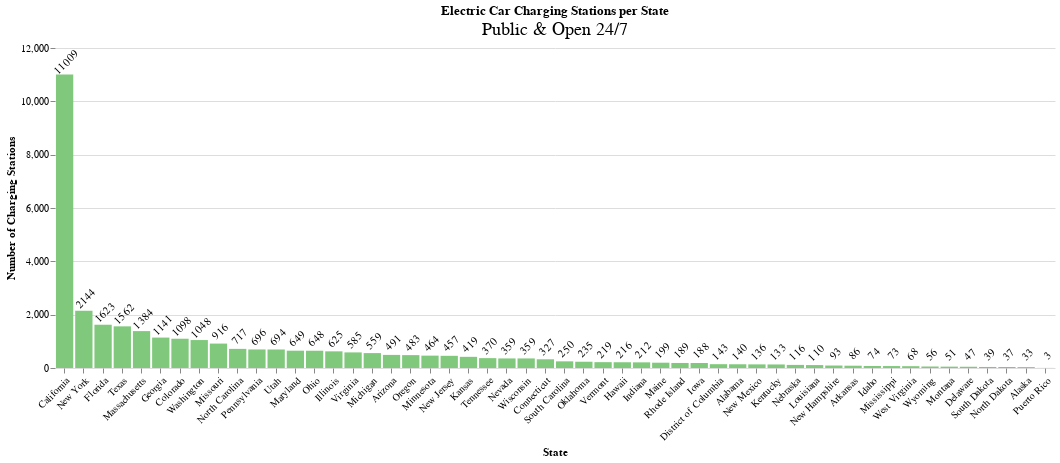

Notebook cell for this chart:
### Markdown cell above
Altair is the library that will be used to create bar charts.

### Code cell
import altair as alt

alt.themes.enable('fivethirtyeight')

bars = alt.Chart(chargers_per_state).mark_bar(color='#80c97c').encode(
    x=alt.Y("State:N", sort='-y', title='State',
           axis=alt.Axis(labelAngle=-45, domain=False, labelColor='black')),
    y=alt.Y("counts:Q", title='Number of Charging Stations',
           axis=alt.Axis(domain=False, labelColor='black'))
)

text = bars.mark_text(
    angle=315,
    align='center',
    baseline='top',
    dx= 10,
    dy=-13  # Nudges text to right so it doesn't appear on top of the bar
).encode(
    text='counts:Q'
)

(bars + text).properties(
    height=320, width=1000, 
    title={'text': 'Electric Car Charging Stations per State',
          'subtitle': 'Public & Open 24/7',
          'subtitleFontSize': 18}
    ).configure_view(strokeWidth=0)

### Figure 1 — Vega-Lite specification as saved in the notebook (floating-point values rounded to 4 significant figures)
{"usermeta": {"embedOptions": {"theme": "fivethirtyeight"}}, "config": {"view": {"continuousWidth": 400, "continuousHeight": 300, "strokeWidth": 0}}, "layer": [{"mark": {"type": "bar", "color": "#80c97c"}, "encoding": {"x": {"type": "nominal", "axis": {"domain": false, "labelAngle": -45, "labelColor": "black"}, "field": "State", "sort": "-y", "title": "State"}, "y": {"type": "quantitative", "axis": {"domain": false, "labelColor": "black"}, "field": "counts", "title": "Number of Charging Stations"}}}, {"mark": {"type": "text", "align": "center", "angle": 315, "baseline": "top", "dx": 10, "dy": -13}, "encoding": {"text": {"type": "quantitative", "field": "counts"}, "x": {"type": "nominal", "axis": {"domain": false, "labelAngle": -45, "labelColor": "black"}, "field": "State", "sort": "-y", "title": "State"}, "y": {"type": "quantitative", "axis": {"domain": false, "labelColor": "black"}, "field": "counts", "title": "Number of Charging Stations"}}}], "data": {"name": "data-548e6b38b4643b73219481c9c3054c87"}, "height": 320, "title": {"text": "Electric Car Charging Stations per State", "subtitle": "Public & Open 24/7", "subtitleFontSize": 18}, "width": 1000, "$schema": "https://vega.github.io/schema/vega-lite/v4.8.1.json", "datasets": {"data-548e6b38b4643b73219481c9c3054c87": [{"state": "CA", "counts": 11009, "State": "California"}, {"state": "NY", "counts": 2144, "State": "New York"}, {"state": "FL", "counts": 1623, "State": "Florida"}, {"state": "TX", "counts": 1562, "State": "Texas"}, {"state": "MA", "counts": 1384, "State": "Massachusetts"}, {"state": "GA", "counts": 1141, "State": "Georgia"}, {"state": "CO", "counts": 1098, "State": "Colorado"}, {"state": "WA", "counts": 1048, "State": "Washington"}, {"state": "MO", "counts": 916, "State": "Missouri"}, {"state": "NC", "counts": 717, "State": "North Carolina"}, {"state": "PA", "counts": 696, "State": "Pennsylvania"}, {"state": "UT", "counts": 694, "State": "Utah"}, {"state": "MD", "counts": 649, "State": "Maryland"}, {"state": "OH", "counts": 648, "State": "Ohio"}, {"state": "IL", "counts": 625, "State": "Illinois"}, {"state": "VA", "counts": 585, "State": "Virginia"}, {"state": "MI", "counts": 559, "State": "Michigan"}, {"state": "AZ", "counts": 491, "State": "Arizona"}, {"state": "OR", "counts": 483, "State": "Oregon"}, {"state": "MN", "counts": 464, "State": "Minnesota"}, {"state": "NJ", "counts": 457, "State": "New Jersey"}, {"state": "KS", "counts": 419, "State": "Kansas"}, {"state": "TN", "counts": 370, "State": "Tennessee"}, {"state": "NV", "counts": 359, "State": "Nevada"}, {"state": "WI", "counts": 359, "State": "Wisconsin"}, {"state": "CT", "counts": 327, "State": "Connecticut"}, {"state": "SC", "counts": 250, "State": "South Carolina"}, {"state": "OK", "counts": 235, "State": "Oklahoma"}, {"state": "VT", "counts": 219, "State": "Vermont"}, {"state": "HI", "counts": 216, "State": "Hawaii"}, {"state": "IN", "counts": 212, "State": "Indiana"}, {"state": "ME", "counts": 199, "State": "Maine"}, {"state": "RI", "counts": 189, "State": "Rhode Island"}, {"state": "IA", "counts": 188, "State": "Iowa"}, {"state": "DC", "counts": 143, "State": "District of Columbia"}, {"state": "AL", "counts": 140, "State": "Alabama"}, {"state": "NM", "counts": 136, "State": "New Mexico"}, {"state": "KY", "counts": 133, "State": "Kentucky"}, {"state": "NE", "counts": 116, "State": "Nebraska"}, {"state": "LA", "counts": 110, "State": "Louisiana"}, {"state": "NH", "counts": 93, "State": "New Hampshire"}, {"state": "AR", "counts": 86, "State": "Arkansas"}, {"state": "ID", "counts": 74, "State": "Idaho"}, {"state": "MS", "counts": 73, "State": "Mississippi"}, {"state": "WV", "counts": 68, "State": "West Virginia"}, {"state": "WY", "counts": 56, "State": "Wyoming"}, {"state": "MT", "counts": 51, "State": "Montana"}, {"state": "DE", "counts": 47, "State": "Delaware"}, {"state": "SD", "counts": 39, "State": "South Dakota"}, {"state": "ND", "counts": 37, "State": "North Dakota"}, {"state": "AK", "counts": 33, "State": "Alaska"}, {"state": "PR", "counts": 3, "State": "Puerto Rico"}]}}
